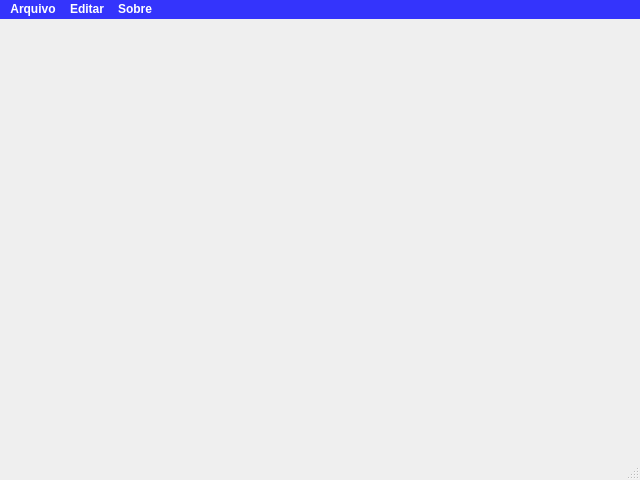
<?xml version="1.0" encoding="UTF-8"?>
<ui version="4.0">
 <class>MainWindow</class>
 <widget class="QMainWindow" name="MainWindow">
  <property name="geometry">
   <rect>
    <x>0</x>
    <y>0</y>
    <width>640</width>
    <height>480</height>
   </rect>
  </property>
  <property name="windowTitle">
   <string>MainWindow</string>
  </property>
  <widget class="QWidget" name="centralwidget">
   <widget class="QLabel" name="label">
    <property name="geometry">
     <rect>
      <x>150</x>
      <y>160</y>
      <width>321</width>
      <height>131</height>
     </rect>
    </property>
    <property name="text">
     <string/>
    </property>
    <property name="pixmap">
     <pixmap>src/ministerio.png</pixmap>
    </property>
   </widget>
   <widget class="QLabel" name="label_2">
    <property name="geometry">
     <rect>
      <x>0</x>
      <y>-10</y>
      <width>651</width>
      <height>481</height>
     </rect>
    </property>
    <property name="text">
     <string/>
    </property>
    <property name="textFormat">
     <enum>Qt::AutoText</enum>
    </property>
    <property name="pixmap">
     <pixmap>src/white.png</pixmap>
    </property>
    <property name="scaledContents">
     <bool>true</bool>
    </property>
   </widget>
   <zorder>label_2</zorder>
   <zorder>label</zorder>
  </widget>
  <widget class="QMenuBar" name="menubar">
   <property name="geometry">
    <rect>
     <x>0</x>
     <y>0</y>
     <width>640</width>
     <height>21</height>
    </rect>
   </property>
   <property name="palette">
    <palette>
     <active>
      <colorrole role="WindowText">
       <brush brushstyle="SolidPattern">
        <color alpha="255">
         <red>255</red>
         <green>255</green>
         <blue>255</blue>
        </color>
       </brush>
      </colorrole>
      <colorrole role="Button">
       <brush brushstyle="SolidPattern">
        <color alpha="200">
         <red>0</red>
         <green>0</green>
         <blue>255</blue>
        </color>
       </brush>
      </colorrole>
      <colorrole role="Text">
       <brush brushstyle="SolidPattern">
        <color alpha="255">
         <red>255</red>
         <green>255</green>
         <blue>255</blue>
        </color>
       </brush>
      </colorrole>
      <colorrole role="ButtonText">
       <brush brushstyle="SolidPattern">
        <color alpha="255">
         <red>255</red>
         <green>255</green>
         <blue>255</blue>
        </color>
       </brush>
      </colorrole>
      <colorrole role="Base">
       <brush brushstyle="SolidPattern">
        <color alpha="200">
         <red>0</red>
         <green>0</green>
         <blue>255</blue>
        </color>
       </brush>
      </colorrole>
      <colorrole role="Window">
       <brush brushstyle="SolidPattern">
        <color alpha="200">
         <red>0</red>
         <green>0</green>
         <blue>255</blue>
        </color>
       </brush>
      </colorrole>
      <colorrole role="ToolTipText">
       <brush brushstyle="SolidPattern">
        <color alpha="255">
         <red>255</red>
         <green>255</green>
         <blue>255</blue>
        </color>
       </brush>
      </colorrole>
      <colorrole role="PlaceholderText">
       <brush brushstyle="SolidPattern">
        <color alpha="128">
         <red>255</red>
         <green>255</green>
         <blue>255</blue>
        </color>
       </brush>
      </colorrole>
     </active>
     <inactive>
      <colorrole role="WindowText">
       <brush brushstyle="SolidPattern">
        <color alpha="255">
         <red>255</red>
         <green>255</green>
         <blue>255</blue>
        </color>
       </brush>
      </colorrole>
      <colorrole role="Button">
       <brush brushstyle="SolidPattern">
        <color alpha="200">
         <red>0</red>
         <green>0</green>
         <blue>255</blue>
        </color>
       </brush>
      </colorrole>
      <colorrole role="Text">
       <brush brushstyle="SolidPattern">
        <color alpha="255">
         <red>255</red>
         <green>255</green>
         <blue>255</blue>
        </color>
       </brush>
      </colorrole>
      <colorrole role="ButtonText">
       <brush brushstyle="SolidPattern">
        <color alpha="255">
         <red>255</red>
         <green>255</green>
         <blue>255</blue>
        </color>
       </brush>
      </colorrole>
      <colorrole role="Base">
       <brush brushstyle="SolidPattern">
        <color alpha="200">
         <red>0</red>
         <green>0</green>
         <blue>255</blue>
        </color>
       </brush>
      </colorrole>
      <colorrole role="Window">
       <brush brushstyle="SolidPattern">
        <color alpha="200">
         <red>0</red>
         <green>0</green>
         <blue>255</blue>
        </color>
       </brush>
      </colorrole>
      <colorrole role="ToolTipText">
       <brush brushstyle="SolidPattern">
        <color alpha="255">
         <red>255</red>
         <green>255</green>
         <blue>255</blue>
        </color>
       </brush>
      </colorrole>
      <colorrole role="PlaceholderText">
       <brush brushstyle="SolidPattern">
        <color alpha="128">
         <red>255</red>
         <green>255</green>
         <blue>255</blue>
        </color>
       </brush>
      </colorrole>
     </inactive>
     <disabled>
      <colorrole role="WindowText">
       <brush brushstyle="SolidPattern">
        <color alpha="255">
         <red>120</red>
         <green>120</green>
         <blue>120</blue>
        </color>
       </brush>
      </colorrole>
      <colorrole role="Button">
       <brush brushstyle="SolidPattern">
        <color alpha="200">
         <red>0</red>
         <green>0</green>
         <blue>255</blue>
        </color>
       </brush>
      </colorrole>
      <colorrole role="Text">
       <brush brushstyle="SolidPattern">
        <color alpha="255">
         <red>120</red>
         <green>120</green>
         <blue>120</blue>
        </color>
       </brush>
      </colorrole>
      <colorrole role="ButtonText">
       <brush brushstyle="SolidPattern">
        <color alpha="255">
         <red>120</red>
         <green>120</green>
         <blue>120</blue>
        </color>
       </brush>
      </colorrole>
      <colorrole role="Base">
       <brush brushstyle="SolidPattern">
        <color alpha="200">
         <red>0</red>
         <green>0</green>
         <blue>255</blue>
        </color>
       </brush>
      </colorrole>
      <colorrole role="Window">
       <brush brushstyle="SolidPattern">
        <color alpha="200">
         <red>0</red>
         <green>0</green>
         <blue>255</blue>
        </color>
       </brush>
      </colorrole>
      <colorrole role="ToolTipText">
       <brush brushstyle="SolidPattern">
        <color alpha="255">
         <red>255</red>
         <green>255</green>
         <blue>255</blue>
        </color>
       </brush>
      </colorrole>
      <colorrole role="PlaceholderText">
       <brush brushstyle="SolidPattern">
        <color alpha="128">
         <red>0</red>
         <green>0</green>
         <blue>0</blue>
        </color>
       </brush>
      </colorrole>
     </disabled>
    </palette>
   </property>
   <property name="font">
    <font>
     <weight>75</weight>
     <bold>true</bold>
    </font>
   </property>
   <property name="styleSheet">
    <string notr="true">background-color:rgba(0, 0, 255, 200);</string>
   </property>
   <widget class="QMenu" name="menuArquivo">
    <property name="palette">
     <palette>
      <active>
       <colorrole role="WindowText">
        <brush brushstyle="SolidPattern">
         <color alpha="255">
          <red>255</red>
          <green>255</green>
          <blue>255</blue>
         </color>
        </brush>
       </colorrole>
       <colorrole role="Button">
        <brush brushstyle="SolidPattern">
         <color alpha="200">
          <red>0</red>
          <green>0</green>
          <blue>255</blue>
         </color>
        </brush>
       </colorrole>
       <colorrole role="Text">
        <brush brushstyle="SolidPattern">
         <color alpha="255">
          <red>255</red>
          <green>255</green>
          <blue>255</blue>
         </color>
        </brush>
       </colorrole>
       <colorrole role="ButtonText">
        <brush brushstyle="SolidPattern">
         <color alpha="255">
          <red>255</red>
          <green>255</green>
          <blue>255</blue>
         </color>
        </brush>
       </colorrole>
       <colorrole role="Base">
        <brush brushstyle="SolidPattern">
         <color alpha="200">
          <red>0</red>
          <green>0</green>
          <blue>255</blue>
         </color>
        </brush>
       </colorrole>
       <colorrole role="Window">
        <brush brushstyle="SolidPattern">
         <color alpha="200">
          <red>0</red>
          <green>0</green>
          <blue>255</blue>
         </color>
        </brush>
       </colorrole>
       <colorrole role="PlaceholderText">
        <brush brushstyle="SolidPattern">
         <color alpha="128">
          <red>255</red>
          <green>255</green>
          <blue>255</blue>
         </color>
        </brush>
       </colorrole>
      </active>
      <inactive>
       <colorrole role="WindowText">
        <brush brushstyle="SolidPattern">
         <color alpha="255">
          <red>255</red>
          <green>255</green>
          <blue>255</blue>
         </color>
        </brush>
       </colorrole>
       <colorrole role="Button">
        <brush brushstyle="SolidPattern">
         <color alpha="200">
          <red>0</red>
          <green>0</green>
          <blue>255</blue>
         </color>
        </brush>
       </colorrole>
       <colorrole role="Text">
        <brush brushstyle="SolidPattern">
         <color alpha="255">
          <red>255</red>
          <green>255</green>
          <blue>255</blue>
         </color>
        </brush>
       </colorrole>
       <colorrole role="ButtonText">
        <brush brushstyle="SolidPattern">
         <color alpha="255">
          <red>255</red>
          <green>255</green>
          <blue>255</blue>
         </color>
        </brush>
       </colorrole>
       <colorrole role="Base">
        <brush brushstyle="SolidPattern">
         <color alpha="200">
          <red>0</red>
          <green>0</green>
          <blue>255</blue>
         </color>
        </brush>
       </colorrole>
       <colorrole role="Window">
        <brush brushstyle="SolidPattern">
         <color alpha="200">
          <red>0</red>
          <green>0</green>
          <blue>255</blue>
         </color>
        </brush>
       </colorrole>
       <colorrole role="PlaceholderText">
        <brush brushstyle="SolidPattern">
         <color alpha="128">
          <red>255</red>
          <green>255</green>
          <blue>255</blue>
         </color>
        </brush>
       </colorrole>
      </inactive>
      <disabled>
       <colorrole role="WindowText">
        <brush brushstyle="SolidPattern">
         <color alpha="255">
          <red>109</red>
          <green>109</green>
          <blue>109</blue>
         </color>
        </brush>
       </colorrole>
       <colorrole role="Button">
        <brush brushstyle="SolidPattern">
         <color alpha="200">
          <red>0</red>
          <green>0</green>
          <blue>255</blue>
         </color>
        </brush>
       </colorrole>
       <colorrole role="Text">
        <brush brushstyle="SolidPattern">
         <color alpha="255">
          <red>109</red>
          <green>109</green>
          <blue>109</blue>
         </color>
        </brush>
       </colorrole>
       <colorrole role="ButtonText">
        <brush brushstyle="SolidPattern">
         <color alpha="255">
          <red>120</red>
          <green>120</green>
          <blue>120</blue>
         </color>
        </brush>
       </colorrole>
       <colorrole role="Base">
        <brush brushstyle="SolidPattern">
         <color alpha="200">
          <red>0</red>
          <green>0</green>
          <blue>255</blue>
         </color>
        </brush>
       </colorrole>
       <colorrole role="Window">
        <brush brushstyle="SolidPattern">
         <color alpha="200">
          <red>0</red>
          <green>0</green>
          <blue>255</blue>
         </color>
        </brush>
       </colorrole>
       <colorrole role="PlaceholderText">
        <brush brushstyle="SolidPattern">
         <color alpha="128">
          <red>0</red>
          <green>0</green>
          <blue>0</blue>
         </color>
        </brush>
       </colorrole>
      </disabled>
     </palette>
    </property>
    <property name="font">
     <font>
      <weight>75</weight>
      <bold>true</bold>
     </font>
    </property>
    <property name="title">
     <string>Arquivo</string>
    </property>
    <addaction name="actionCadastrar_Insumo"/>
    <addaction name="actionSalvar_em_Arquivo"/>
   </widget>
   <widget class="QMenu" name="menuEditar">
    <property name="palette">
     <palette>
      <active>
       <colorrole role="Button">
        <brush brushstyle="SolidPattern">
         <color alpha="200">
          <red>0</red>
          <green>0</green>
          <blue>255</blue>
         </color>
        </brush>
       </colorrole>
       <colorrole role="Text">
        <brush brushstyle="SolidPattern">
         <color alpha="255">
          <red>255</red>
          <green>255</green>
          <blue>255</blue>
         </color>
        </brush>
       </colorrole>
       <colorrole role="ButtonText">
        <brush brushstyle="SolidPattern">
         <color alpha="255">
          <red>255</red>
          <green>255</green>
          <blue>255</blue>
         </color>
        </brush>
       </colorrole>
       <colorrole role="Base">
        <brush brushstyle="SolidPattern">
         <color alpha="200">
          <red>0</red>
          <green>0</green>
          <blue>255</blue>
         </color>
        </brush>
       </colorrole>
       <colorrole role="Window">
        <brush brushstyle="SolidPattern">
         <color alpha="200">
          <red>0</red>
          <green>0</green>
          <blue>255</blue>
         </color>
        </brush>
       </colorrole>
       <colorrole role="PlaceholderText">
        <brush brushstyle="SolidPattern">
         <color alpha="128">
          <red>255</red>
          <green>255</green>
          <blue>255</blue>
         </color>
        </brush>
       </colorrole>
      </active>
      <inactive>
       <colorrole role="Button">
        <brush brushstyle="SolidPattern">
         <color alpha="200">
          <red>0</red>
          <green>0</green>
          <blue>255</blue>
         </color>
        </brush>
       </colorrole>
       <colorrole role="Text">
        <brush brushstyle="SolidPattern">
         <color alpha="255">
          <red>255</red>
          <green>255</green>
          <blue>255</blue>
         </color>
        </brush>
       </colorrole>
       <colorrole role="ButtonText">
        <brush brushstyle="SolidPattern">
         <color alpha="255">
          <red>255</red>
          <green>255</green>
          <blue>255</blue>
         </color>
        </brush>
       </colorrole>
       <colorrole role="Base">
        <brush brushstyle="SolidPattern">
         <color alpha="200">
          <red>0</red>
          <green>0</green>
          <blue>255</blue>
         </color>
        </brush>
       </colorrole>
       <colorrole role="Window">
        <brush brushstyle="SolidPattern">
         <color alpha="200">
          <red>0</red>
          <green>0</green>
          <blue>255</blue>
         </color>
        </brush>
       </colorrole>
       <colorrole role="PlaceholderText">
        <brush brushstyle="SolidPattern">
         <color alpha="128">
          <red>255</red>
          <green>255</green>
          <blue>255</blue>
         </color>
        </brush>
       </colorrole>
      </inactive>
      <disabled>
       <colorrole role="Button">
        <brush brushstyle="SolidPattern">
         <color alpha="200">
          <red>0</red>
          <green>0</green>
          <blue>255</blue>
         </color>
        </brush>
       </colorrole>
       <colorrole role="Text">
        <brush brushstyle="SolidPattern">
         <color alpha="255">
          <red>109</red>
          <green>109</green>
          <blue>109</blue>
         </color>
        </brush>
       </colorrole>
       <colorrole role="ButtonText">
        <brush brushstyle="SolidPattern">
         <color alpha="255">
          <red>120</red>
          <green>120</green>
          <blue>120</blue>
         </color>
        </brush>
       </colorrole>
       <colorrole role="Base">
        <brush brushstyle="SolidPattern">
         <color alpha="200">
          <red>0</red>
          <green>0</green>
          <blue>255</blue>
         </color>
        </brush>
       </colorrole>
       <colorrole role="Window">
        <brush brushstyle="SolidPattern">
         <color alpha="200">
          <red>0</red>
          <green>0</green>
          <blue>255</blue>
         </color>
        </brush>
       </colorrole>
       <colorrole role="PlaceholderText">
        <brush brushstyle="SolidPattern">
         <color alpha="128">
          <red>0</red>
          <green>0</green>
          <blue>0</blue>
         </color>
        </brush>
       </colorrole>
      </disabled>
     </palette>
    </property>
    <property name="font">
     <font>
      <weight>75</weight>
      <bold>true</bold>
     </font>
    </property>
    <property name="title">
     <string>Editar</string>
    </property>
    <addaction name="actionConsulta_Insumos"/>
    <addaction name="actionConsulta_Descri_o"/>
    <addaction name="actionConsulta_Descri_o_Por_Local"/>
    <addaction name="actionConsulta_por_Tipo"/>
    <addaction name="actionDistribuir_Insumo"/>
   </widget>
   <widget class="QMenu" name="menuSobre">
    <property name="palette">
     <palette>
      <active>
       <colorrole role="WindowText">
        <brush brushstyle="SolidPattern">
         <color alpha="255">
          <red>255</red>
          <green>255</green>
          <blue>255</blue>
         </color>
        </brush>
       </colorrole>
       <colorrole role="Button">
        <brush brushstyle="SolidPattern">
         <color alpha="200">
          <red>0</red>
          <green>0</green>
          <blue>255</blue>
         </color>
        </brush>
       </colorrole>
       <colorrole role="Text">
        <brush brushstyle="SolidPattern">
         <color alpha="255">
          <red>255</red>
          <green>255</green>
          <blue>255</blue>
         </color>
        </brush>
       </colorrole>
       <colorrole role="ButtonText">
        <brush brushstyle="SolidPattern">
         <color alpha="255">
          <red>255</red>
          <green>255</green>
          <blue>255</blue>
         </color>
        </brush>
       </colorrole>
       <colorrole role="Base">
        <brush brushstyle="SolidPattern">
         <color alpha="200">
          <red>0</red>
          <green>0</green>
          <blue>255</blue>
         </color>
        </brush>
       </colorrole>
       <colorrole role="Window">
        <brush brushstyle="SolidPattern">
         <color alpha="200">
          <red>0</red>
          <green>0</green>
          <blue>255</blue>
         </color>
        </brush>
       </colorrole>
       <colorrole role="PlaceholderText">
        <brush brushstyle="SolidPattern">
         <color alpha="128">
          <red>255</red>
          <green>255</green>
          <blue>255</blue>
         </color>
        </brush>
       </colorrole>
      </active>
      <inactive>
       <colorrole role="WindowText">
        <brush brushstyle="SolidPattern">
         <color alpha="255">
          <red>255</red>
          <green>255</green>
          <blue>255</blue>
         </color>
        </brush>
       </colorrole>
       <colorrole role="Button">
        <brush brushstyle="SolidPattern">
         <color alpha="200">
          <red>0</red>
          <green>0</green>
          <blue>255</blue>
         </color>
        </brush>
       </colorrole>
       <colorrole role="Text">
        <brush brushstyle="SolidPattern">
         <color alpha="255">
          <red>255</red>
          <green>255</green>
          <blue>255</blue>
         </color>
        </brush>
       </colorrole>
       <colorrole role="ButtonText">
        <brush brushstyle="SolidPattern">
         <color alpha="255">
          <red>255</red>
          <green>255</green>
          <blue>255</blue>
         </color>
        </brush>
       </colorrole>
       <colorrole role="Base">
        <brush brushstyle="SolidPattern">
         <color alpha="200">
          <red>0</red>
          <green>0</green>
          <blue>255</blue>
         </color>
        </brush>
       </colorrole>
       <colorrole role="Window">
        <brush brushstyle="SolidPattern">
         <color alpha="200">
          <red>0</red>
          <green>0</green>
          <blue>255</blue>
         </color>
        </brush>
       </colorrole>
       <colorrole role="PlaceholderText">
        <brush brushstyle="SolidPattern">
         <color alpha="128">
          <red>255</red>
          <green>255</green>
          <blue>255</blue>
         </color>
        </brush>
       </colorrole>
      </inactive>
      <disabled>
       <colorrole role="WindowText">
        <brush brushstyle="SolidPattern">
         <color alpha="255">
          <red>109</red>
          <green>109</green>
          <blue>109</blue>
         </color>
        </brush>
       </colorrole>
       <colorrole role="Button">
        <brush brushstyle="SolidPattern">
         <color alpha="200">
          <red>0</red>
          <green>0</green>
          <blue>255</blue>
         </color>
        </brush>
       </colorrole>
       <colorrole role="Text">
        <brush brushstyle="SolidPattern">
         <color alpha="255">
          <red>109</red>
          <green>109</green>
          <blue>109</blue>
         </color>
        </brush>
       </colorrole>
       <colorrole role="ButtonText">
        <brush brushstyle="SolidPattern">
         <color alpha="255">
          <red>120</red>
          <green>120</green>
          <blue>120</blue>
         </color>
        </brush>
       </colorrole>
       <colorrole role="Base">
        <brush brushstyle="SolidPattern">
         <color alpha="200">
          <red>0</red>
          <green>0</green>
          <blue>255</blue>
         </color>
        </brush>
       </colorrole>
       <colorrole role="Window">
        <brush brushstyle="SolidPattern">
         <color alpha="200">
          <red>0</red>
          <green>0</green>
          <blue>255</blue>
         </color>
        </brush>
       </colorrole>
       <colorrole role="PlaceholderText">
        <brush brushstyle="SolidPattern">
         <color alpha="128">
          <red>0</red>
          <green>0</green>
          <blue>0</blue>
         </color>
        </brush>
       </colorrole>
      </disabled>
     </palette>
    </property>
    <property name="title">
     <string>Sobre</string>
    </property>
    <addaction name="actionSobre_n_s"/>
   </widget>
   <addaction name="menuArquivo"/>
   <addaction name="menuEditar"/>
   <addaction name="menuSobre"/>
  </widget>
  <widget class="QStatusBar" name="statusbar"/>
  <action name="actionCadastrar_Insumo">
   <property name="text">
    <string>Cadastrar Insumo</string>
   </property>
   <property name="font">
    <font>
     <weight>50</weight>
     <bold>false</bold>
    </font>
   </property>
  </action>
  <action name="actionSalvar_em_Arquivo">
   <property name="text">
    <string>Salvar em Arquivo</string>
   </property>
  </action>
  <action name="actionConsulta_Insumos">
   <property name="text">
    <string>Consulta Insumos</string>
   </property>
  </action>
  <action name="actionConsulta_Descri_o">
   <property name="text">
    <string>Consulta Descrição</string>
   </property>
  </action>
  <action name="actionConsulta_por_Tipo">
   <property name="text">
    <string>Consulta por Tipo</string>
   </property>
  </action>
  <action name="actionDistribuir_Insumo">
   <property name="text">
    <string>Distribuir Insumo </string>
   </property>
  </action>
  <action name="actionConsulta_Descri_o_Por_Local">
   <property name="text">
    <string>Consulta Descrição Por Local</string>
   </property>
  </action>
  <action name="actionSobre_n_s">
   <property name="text">
    <string>Sobre nós</string>
   </property>
  </action>
 </widget>
 <resources/>
 <connections/>
</ui>
